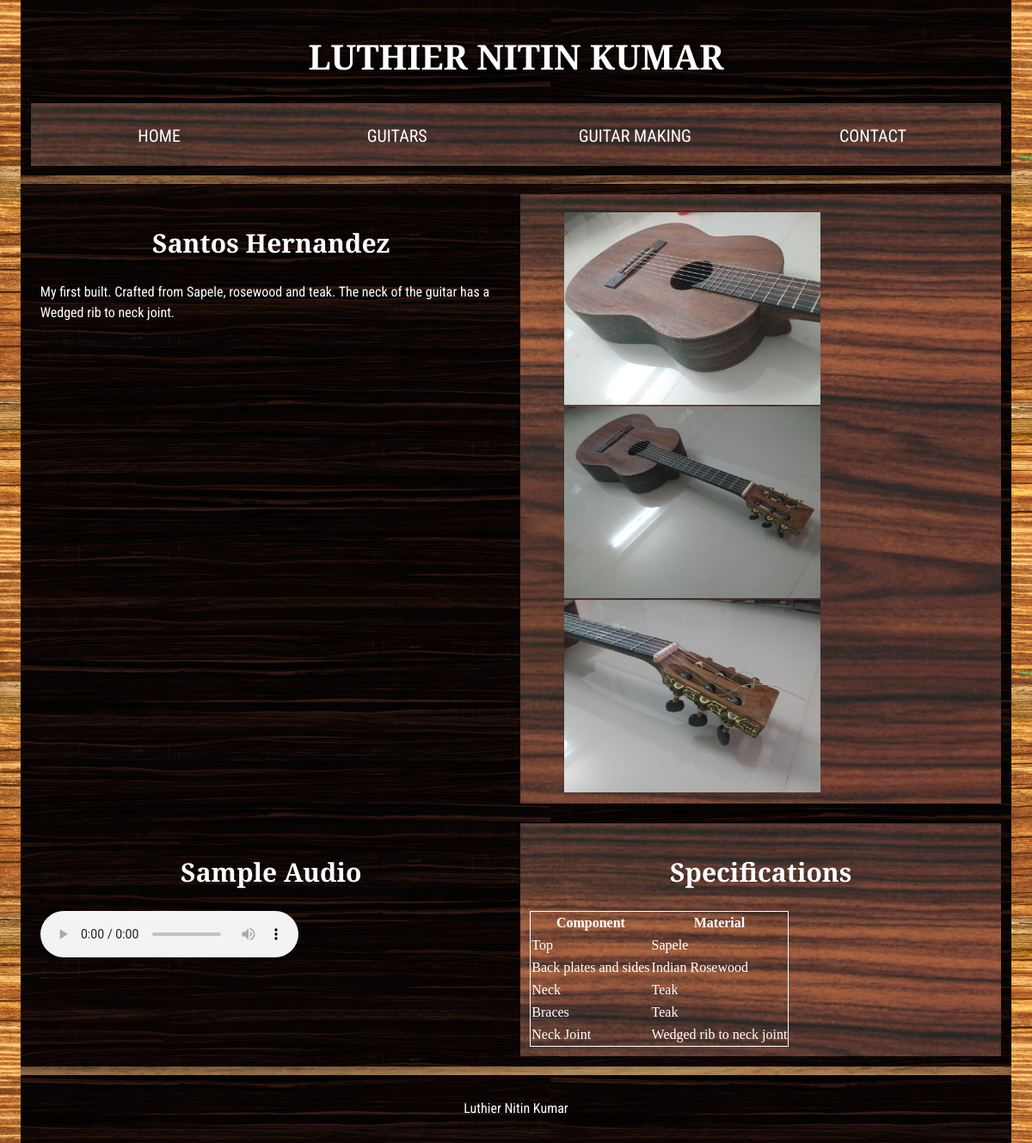
The app's page /classical/ with its own data.
### classical/models.py (models this page shows, shortened)
class Guitar(models.Model):
    plan_name = models.ForeignKey(Plan, on_delete=models.CASCADE)
    description = models.TextField()
    voice_sample = models.FileField(upload_to='media', null=True)
    top_plates = models.ForeignKey(Wood, on_delete=models.CASCADE, related_name='guitar_top', null=True)
    back_plates_and_sides = models.ForeignKey(Wood, on_delete=models.CASCADE, related_name='guitar_back', null=True)
    neck_wood = models.ForeignKey(Wood, on_delete=models.CASCADE, related_name='guitar_neck', null=True)
    braces = models.ForeignKey(Wood, on_delete=models.CASCADE, related_name='guitar_braces', null=True)
    neck_joint = models.ForeignKey(NeckBodyJoint,on_delete=models.CASCADE, related_name='neck_to_body_joint', null=True)

class GuitarImage(models.Model):
    guitar = models.ForeignKey(Guitar, on_delete=models.CASCADE, related_name='images')
    image = models.ImageField(upload_to='media', verbose_name=None, name=None, width_field=None, height_field=None, null=True)

### plans/models.py (models this page shows, shortened)
class Plan(models.Model):
    name = models.CharField(max_length=30)
    luthier_name = models.CharField(max_length=30, null=True)
    year = models.IntegerField()
    location = models.CharField(max_length=50)

### materials/models.py (models this page shows, shortened)
class Wood(models.Model):
    name = models.CharField(max_length=50, null=True)
    strength = models.FloatField(null=True)
    specific_gravity = models.FloatField(null=True)

### design/models.py (models this page shows, shortened)
class NeckBodyJoint(models.Model):
    name = models.CharField(max_length=50, null=True)
    history = models.CharField(max_length=1000, null=True)
    features = models.CharField(max_length=100, null=True)

### classical/views.py (the view)
# urls.py: path('', views.index, name='index')
def index(request):
    classical_guitars = Guitar.objects.all()
    return render(
        request,
        'classical-guitars.html', {
            'classical_guitars': classical_guitars,
        }
    )

### classical/templates/classical-guitars.html (shortened to what this page needs)
{% extends 'base.html' %}
{% block content %}
{% load static %}
{% if classical_guitars %}
    {% for guitar in classical_guitars %}
    <main>
        <article>
            <h2>{{ guitar.plan_name.name }}</h2>
            <p>{{ guitar.description }}</p>
        </article>
        <aside>
            <ul>
                <div class="container">
                    {% for image in guitar.images.all %}
                        <a href='{{ image.image.url }}'><img src={{ image.image.url }} alt="An image of guitar"></a>
                    {% endfor %}
                </div>
            </ul>
        </aside>
    </main>
    <main>
        <article>
            <h2>Sample Audio</h2>
                <audio controls>
                    <source src= {{ guitar.voice_sample.url }} type="audio/mpeg">
                </audio>
        </article>
        <aside>
            <h2>Specifications</h2>
            <table>
                <colgroup span="2"></colgroup>
                <tr>
                    <th>Component</th>
                    <th>Material</th>
                </tr>
                <tr>
                    <td>Top</td>
                    <td>{{ guitar.top_plates.name }}</td>
                </tr>
                <tr>
                    <td>Back plates and sides</td>
                    <td>{{ guitar.back_plates_and_sides.name }}</td>
                </tr>
                <tr>
                    <td>Neck</td>
                    <td>{{ guitar.neck_wood.name }}</td>
                </tr>
                <tr>
                    <td>Braces</td>
                    <td>{{ guitar.braces.name }}</td>
                </tr>
                <tr>
                    <td>Neck Joint</td>
                    <td>{{ guitar.neck_joint.name }}</td>
                </tr>
            </table>
        </aside>
    </main>
    {% endfor %}
{%else %}
	<p>No guitars </p>
{% endif %}
{% endblock %}

### home/templates/base.html (shortened to what this page needs)
<!DOCTYPE html>
<html>
  <head>
	  {% load static %}
    <link rel="stylesheet" type="text/css" href="{% static 'home/style.css' %}">
  </head>
  <body>
	<header>
      <h1>Luthier Nitin Kumar</h1>
	<nav>
      <ul>
        <li><a href="/">Home</a> </li>
        <li><a href="/classical">Guitars</a></li>
        <li><a href="/guitarmaking">Guitar Making</a></li>
		<li><a href="/contact">Contact</a></li>
      </ul>
	</nav>
	</header>
    {% block content %}{% endblock %}
		<footer>
      		<p align="center">Luthier Nitin Kumar</p>
		</footer>
  </body>
</html>

### home/static/home/style.css (style rules this page uses)
html, body { margin: 0; padding: 0; }
html { font-size: 10px; background: url("/static/home/golden.jpg"); background-attachment: fixed; }
body { width: 96%; margin: 0 auto; }
h1, h2, h3 { font-family: 'Cinzel Decorative', cursive; color: white; }
p, input, li { font-family: 'Roboto Condensed', sans-serif; color: white; }
h1 { font-size: 4rem; text-align: center; text-shadow: 2px 2px 10px black; color: white; }
h2 { font-size: 3rem; text-align: center; }
p, li { font-size: 1.6rem; line-height: 1.5; }
header { margin-bottom: 10px; display: flex; flex-flow: row wrap; }
body { background: url("/static/home/goldendark.jpg"); padding: 0%; }
main, header, article, aside, footer, section { background: url("/static/home/ebony.jpg"); padding: 1%; background-attachment: fixed; }
nav { background: url("/static/home/Rio-Rosewood.jpg"); padding: 1%; }
aside { background: url("/static/home/Rio-Rosewood.jpg"); padding: 1%; }
h1 { flex: 5; text-transform: uppercase; }
nav { height: 50px; flex: 100%; display: flex; }
nav ul { padding: 0; list-style-type: none; flex: 2; display: flex; }
nav li { display: inline; text-align: center; flex: 1; }
nav a, nav span { display: inline-block; font-size: 2rem; height: 3rem; line-height: 1.7; text-transform: uppercase; text-decoration: none; color: white; }
main { display: flex; }
article { flex: 4; }
aside { flex: 4; margin-left: 10px; padding: 1%; }
aside a { display: block; float: left; width: 60%; }
aside img { max-width: 100%; }
footer { margin-top: 10px; }
table { border-collapse: collapse; }
table { border: 1px solid white; }
th, td, tr { font-size: 1.6rem; line-height: 1.5; color: white; }

### records on screen
Guitar: plan_name.name "Santos Hernandez", description "My first built. Crafted from Sapele, rosewood and teak. The neck of the guitar has a Wedged rib to neck joint.", top_plates.name "Sapele", back_plates_and_sides.name "Indian Rosewood", neck_wood.name "Teak", braces.name "Teak", neck_joint.name "Wedged rib to neck joint"
GuitarImage: image (picture)
GuitarImage: image (picture)
GuitarImage: image (picture)
